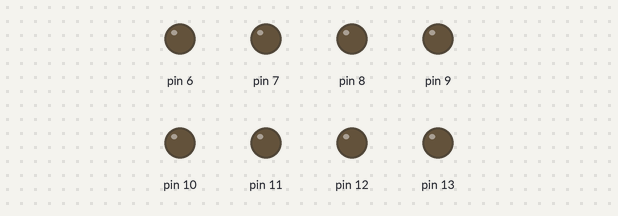
A sketch run on a simulated Arduino Uno, built with avr-gcc and run on an emulated ATmega328P. On the bench: output pins drawn as LEDs (lit = HIGH).

Above: at 0.7 s.
At 3.87 s:
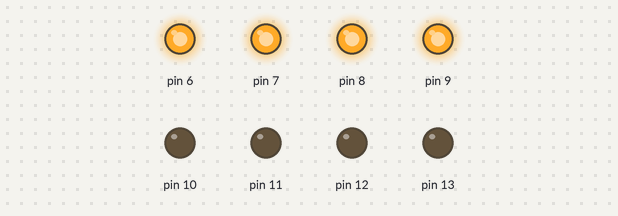
At 5.12 s:
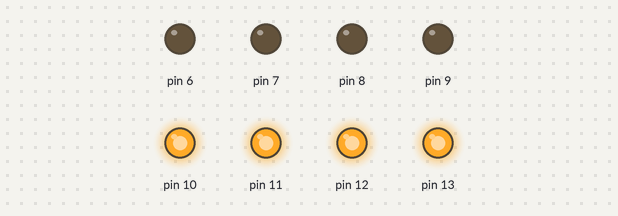
Timing chart, 0 to 5.8 s (numbered marks = the images above):
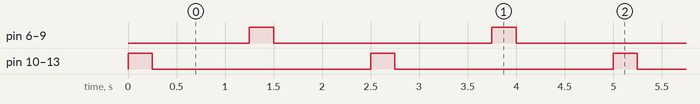

The sketch:

Lab_3_record_TEST_3.3-2_Arduino.ino
```cpp
void setup() {
 pinMode(13,OUTPUT);
 pinMode(12,OUTPUT);
 pinMode(11,OUTPUT);
 pinMode(10,OUTPUT);
 pinMode(9,OUTPUT);
 pinMode(8,OUTPUT);
 pinMode(7,OUTPUT);
 pinMode(6,OUTPUT);
}
void loop() {
 digitalWrite(13,HIGH);
 digitalWrite(12,HIGH);
 digitalWrite(11,HIGH);
 digitalWrite(10,HIGH);
 delay(250);
 digitalWrite(13,LOW);
 digitalWrite(12,LOW);
 digitalWrite(11,LOW);
 digitalWrite(10,LOW);
 delay(1000);
 digitalWrite(9,HIGH);
 digitalWrite(8,HIGH);
 digitalWrite(7,HIGH);
 digitalWrite(6,HIGH);
 delay(250);
 digitalWrite(9,LOW);
 digitalWrite(8,LOW);
 digitalWrite(7,LOW);
 digitalWrite(6,LOW);
 delay(1000);
}
```

Measured:
- by itself, pin 6–13: alternates HIGH for 0.25 s and LOW for 2.3 s
- by itself, everything shown: repeats every 2.5 s, in 4 steps
